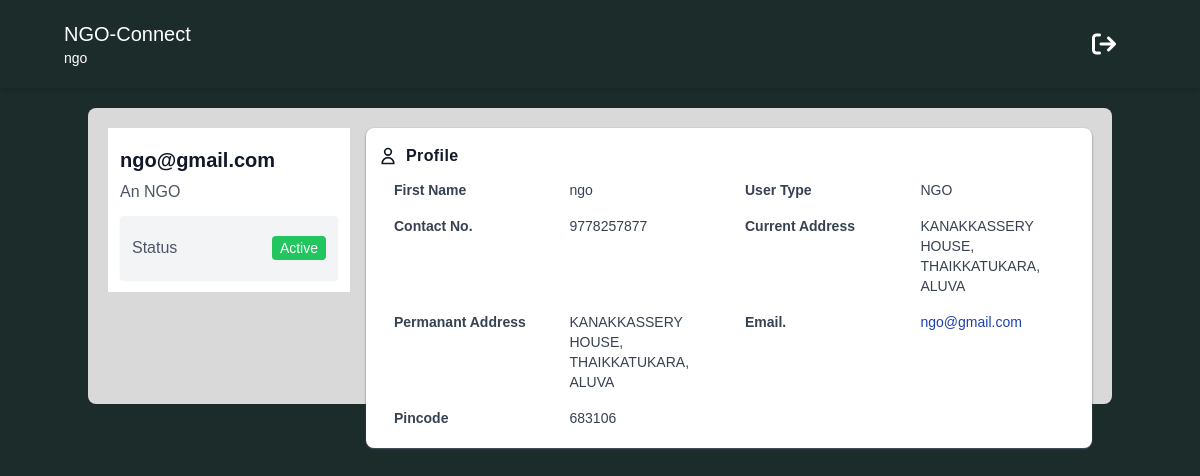
The app's page /donor/donor_profile_page (signed in) with its own data.
### base/models.py (models this page shows)
class ngousers(models.Model):
    user = models.OneToOneField(User, on_delete=models.CASCADE)
    user_type = models.CharField(max_length=10, choices=[
        ('NGO', 'NGO'),
        ('Donor', 'Donor'),
        ('Receiver','Receiver'),
    ])
    phone_number = models.CharField(max_length=13, null=True)
    address = models.CharField(max_length=100, null=True)
    pincode = models.CharField(max_length=10, null=True)
    is_balance_defined =models.BooleanField(default=False)

### donor/views.py (the view)
# urls.py: path('donor_profile_page', views.donor_profile_page, name="donor_profile_page"),
def donor_profile_page(request):
    profile = request.user
    try:
        ngouser = ngousers.objects.get(user=request.user)
    except ngousers.DoesNotExist:
        ngouser = ngousers(user=request.user)
    context = {
        'user' : profile,
        'ngouser' : ngouser,
    }
    return render(request, 'donor_profile_page.html', context)

### donor/templates/donor_profile_page.html (shortened to what this page needs)
<!DOCTYPE html>
<html lang="en">
<head>
    <script src="https://cdn.tailwindcss.com"></script>
    <link rel="stylesheet" href="https://cdnjs.cloudflare.com/ajax/libs/font-awesome/6.1.1/css/all.min.css" />
</head>
<body style="font-family: sans-serif; background-color: #1C2C2A;">
    <header
    class="lg:px-16 px-4 flex flex-wrap items-center py-4 shadow-md"
>
    <div class="flex-1 flex justify-between items-center">
      <a href="#" class="text-xl text-white">NGO-Connect <p class="text-sm">{{ user.first_name }}</p></a>
    </div>
    <div class="hidden lg:flex lg:items-center lg:w-auto w-full" id="menu">
        <nav>
            <ul
                class="lg:flex items-center justify-between text-base text-gray-700 pt-4 lg:pt-0"
            >
                <li><a class="lg:p-4 py-3 rounded-md px-0 mx-1 block fa-xl text-white" href="/logout"><i class="fa fa-sign-out" aria-hidden="true"></i></a></li>
            </ul>
        </nav>
    </div>
</header>
<section id="profile">
    <div class="container mx-auto my-5 p-5 rounded-lg" style="background-color: #D9D9D9;">
        <div class="md:flex no-wrap md:-mx-2 ">
            <div class="w-full md:w-3/12 md:mx-2 ">
                <div class="bg-white p-3 shadow-gray-600">
                    <h1 class="text-gray-900 font-bold text-xl leading-8 my-1">{{ user.username }}</h1>
                    <h3 class="text-gray-600 font-lg text-semibold leading-6">An NGO</h3>
                    <ul
                        class="bg-gray-100 text-gray-600 hover:text-gray-700 hover:shadow py-2 px-3 mt-3 divide-y rounded shadow-sm">
                        <li class="flex items-center py-3">
                            <span>Status</span>
                            <span class="ml-auto"><span
                                    class="bg-green-500 py-1 px-2 rounded text-white text-sm">Active</span></span>
                        </li>
                    </ul>
                </div>
            </div>
            <div class="w-full md:w-9/12 mx-2 h-64">
                <div class="bg-white p-3 shadow-sm shadow-gray-600 rounded-lg">
                    <div class="flex items-center space-x-2 font-semibold text-gray-900 leading-8">
                        <span clas="text-green-500">
                            <svg class="h-5" xmlns="http://www.w3.org/2000/svg" fill="none" viewBox="0 0 24 24"
                                stroke="currentColor">
                                <path stroke-linecap="round" stroke-linejoin="round" stroke-width="2"
                                    d="M16 7a4 4 0 11-8 0 4 4 0 018 0zM12 14a7 7 0 00-7 7h14a7 7 0 00-7-7z" />
                            </svg>
                        </span>
                        <span class="tracking-wide">Profile</span>
                    </div>
                    <div class="text-gray-700">
                        <div class="grid md:grid-cols-2 text-sm">
                            <div class="grid grid-cols-2">
                                <div class="px-4 py-2 font-semibold">First Name</div>
                                <div class="px-4 py-2">{{ user.first_name }}</div>
                            </div>
                            <div class="grid grid-cols-2">
                                <div class="px-4 py-2 font-semibold">User Type</div>
                                <div class="px-4 py-2">{{ ngouser.user_type }}</div>
                            </div>
                            <div class="grid grid-cols-2">
                                <div class="px-4 py-2 font-semibold">Contact No.</div>
                                <div class="px-4 py-2">{{ ngouser.phone_number }}</div>
                            </div>
                            <div class="grid grid-cols-2">
                                <div class="px-4 py-2 font-semibold">Current Address</div>
                                <div class="px-4 py-2">{{ ngouser.address }}</div>
                            </div>
                            <div class="grid grid-cols-2">
                                <div class="px-4 py-2 font-semibold">Permanant Address</div>
                                <div class="px-4 py-2">{{ ngouser.address }}</div>
                            </div>
                            <div class="grid grid-cols-2">
                                <div class="px-4 py-2 font-semibold">Email.</div>
                                <div class="px-4 py-2">
                                    <a class="text-blue-800" href="mailto:{{ user.email }}">{{ user.email }}</a>
                                </div>
                            </div>
                            <div class="grid grid-cols-2">
                                <div class="px-4 py-2 font-semibold">Pincode</div>
                                <div class="px-4 py-2">{{ ngouser.pincode }}</div>
                            </div>
                        </div>
                    </div>
                </div>
            </div>
        </div>
    </div>
</section>
</body>
</html>

### records on screen
ngousers: user_type "NGO", phone_number "9778257877", address "KANAKKASSERY HOUSE, THAIKKATUKARA, ALUVA", pincode "683106"

### other values on screen
{{ user.first_name }} "ngo"
{{ user.username }} "ngo@gmail.com"
{{ user.email }} "ngo@gmail.com"
